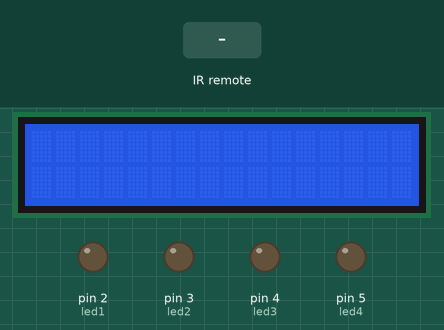
Simulated run of this sketch. Board: Arduino Uno, built with avr-gcc and run on an emulated ATmega328P. On the bench: 16×2 character LCD, output pins drawn as LEDs (lit = HIGH). The test bench sets the inputs (shaded band). What the sketch prints to the serial monitor is not drawn.

Above: at 1.7 s.
1.8 s: infrared code 0xFFA25D received
At 3.1 s:
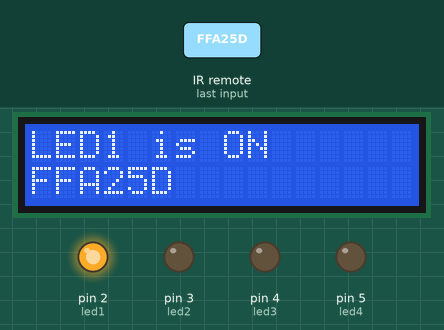
3.4 s: infrared code 0xFFE21D received
At 4.3 s:
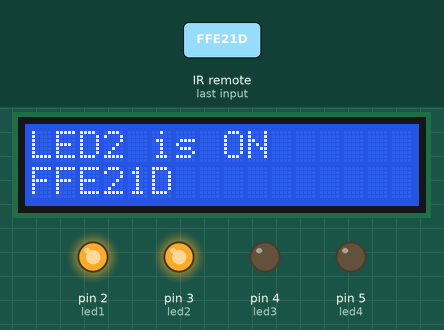
5.0 s: infrared code 0xFF629D received
At 5.6 s:
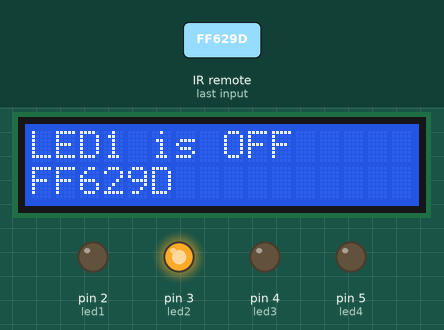
6.6 s: infrared code 0xFF02FD received
At 7.9 s:
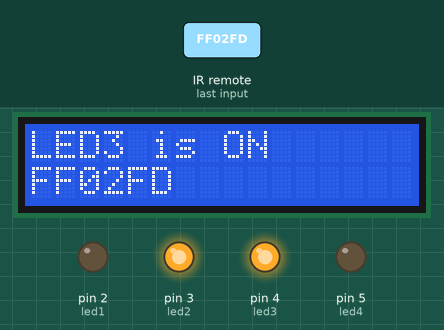
8.2 s: infrared code 0xFF22DD received
At 9.2 s:
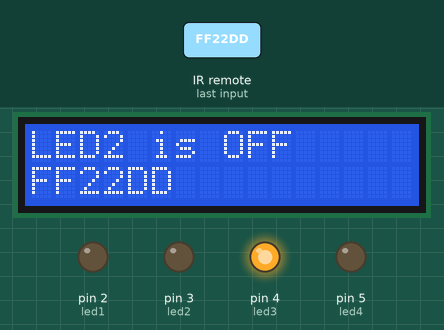
9.8 s: infrared code 0xFFE01F received
At 10.4 s:
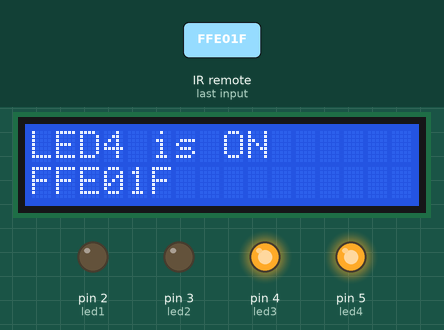
Timing chart, 0 to 12.4 s (numbered marks = the images above; inputs shaded):
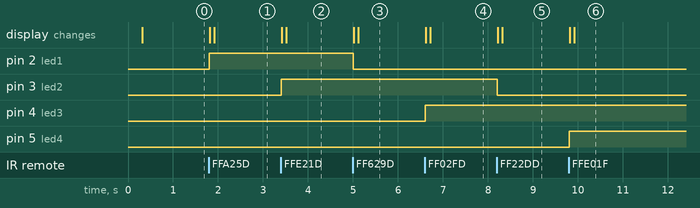

Measured:
- after the input at 1.8 s, pin 2 (led1): LOW → HIGH at once; the display: first changes at once (image 1 shows a later state)
- after the input at 3.4 s, pin 3 (led2): LOW → HIGH at once; the display: first changes at once (image 2 shows a later state)
- after the input at 5.0 s, pin 2 (led1): HIGH → LOW at once; the display: first changes at once (image 3 shows a later state)
- after the input at 6.6 s, pin 4 (led3): LOW → HIGH at once; the display: first changes at once (image 4 shows a later state)
- after the input at 8.2 s, pin 3 (led2): HIGH → LOW at once; the display: first changes at once (image 5 shows a later state)
- after the input at 9.8 s, pin 5 (led4): LOW → HIGH at once; the display: first changes at once (image 6 shows a later state)

The sketch:

AR01_remote_LCD.ino
```cpp
/*
 예제 8.2
 적외선 리모컨을 이용한 LED 제어
*/

// 적외선 리모컨 라이브러리를 불러온다.
#include <IRremote.h>
#include <LiquidCrystal_I2C.h>
LiquidCrystal_I2C lcd(0x27, 16, 2);
// 적외선 수신부가 연결될 핀을 설정한다.
int irPin = 11;

// LED에 연결된 핀을 설정한다.
int led1 = 2;
int led2 = 3;
int led3 = 4;
int led4 = 5;

// LED 제어용 코드 (리모컨에 맞게 수정한다)
long on1  = 0xFFA25D;
long off1 = 0xFF629D;
long on2  = 0xFFE21D;
long off2 = 0xFF22DD;
long on3  = 0xFF02FD;
long off3 = 0xFFC23D;
long on4  = 0xFFE01F;
long off4 = 0xFFA857;

// 적외선 수신부가 연결된 핀을 리모컨 수신 핀으로 설정한다.
IRrecv irrecv(irPin);

// 수신된 신호의 결과를 results 변수로 설정한다.
decode_results results;

void setup()
{
  // 시리얼 통신을 설정한다.
  Serial.begin(9600);

  // 적외선 리모컨 수신을 시작한다.
  irrecv.enableIRIn();

  // 13번 핀에 연결된 LED를 리모컨 수신시 점멸시킨다.
  irrecv.blink13(true);

  pinMode(led1, OUTPUT);
  pinMode(led2, OUTPUT);
  pinMode(led3, OUTPUT);
  pinMode(led4, OUTPUT);

  lcd.init();
  lcd.noBacklight();
  delay(250);
  lcd.backlight();
  delay(250);
}

void loop()
{
  // 수신된 코드가 있을 때 실행한다.
  if (irrecv.decode(&results)){
    // 0xFFFFFFFF 값을 제외하고 출력한다.
    if(results.value != 0xFFFFFFFF){
      // 수신된 코드가 on1과 같을 때
      if(results.value == on1){
      	digitalWrite(led1, HIGH);
        Serial.println("LED1 is ON");
        lcd.clear();
        lcd.setCursor(0,0);
        lcd.print("LED1 is ON");
        delay(100);
        lcd.setCursor(0,1);
        lcd.print(results.value, HEX);
      }
      // 수신된 코드가 off1과 같을 때
      if(results.value == off1){
      	digitalWrite(led1, LOW);
        Serial.println("LED1 is OFF");
        lcd.clear();
        lcd.setCursor(0,0);
        lcd.print("LED1 is OFF");
        delay(100);
        lcd.setCursor(0,1);
        lcd.print(results.value, HEX);
      }
      // 수신된 코드가 on2와 같을 때
      if(results.value == on2){
      	digitalWrite(led2, HIGH);
        Serial.println("LED2 is ON");
        lcd.clear();
        lcd.setCursor(0,0);
        lcd.print("LED2 is ON");
        delay(100);
        lcd.setCursor(0,1);
        lcd.print(results.value, HEX);
      }
      // 수신된 코드가 off2와 같을 때
      if(results.value == off2){
      	digitalWrite(led2, LOW);
        Serial.println("LED2 is OFF");
        lcd.clear();
        lcd.setCursor(0,0);
        lcd.print("LED2 is OFF");
        delay(100);
        lcd.setCursor(0,1);
        lcd.print(results.value, HEX);
      }
      // 수신된 코드가 on3와 같을 때
      if(results.value == on3){
      	digitalWrite(led3, HIGH);
        Serial.println("LED3 is ON");
        lcd.clear();
        lcd.setCursor(0,0);
        lcd.print("LED3 is ON");
        delay(100);
        lcd.setCursor(0,1);
        lcd.print(results.value, HEX);
      }
      // 수신된 코드가 off3와 같을 때
      if(results.value == off3){
      	digitalWrite(led3, LOW);
        Serial.println("LED3 is OFF");
        lcd.clear();
        lcd.setCursor(0,0);
        lcd.print("LED3 is OFF");
        delay(100);
        lcd.setCursor(0,1);
        lcd.print(results.value, HEX);
      }
    // 수신된 코드가 on4와 같을 때
      if(results.value == on4){
      	digitalWrite(led4, HIGH);
        Serial.println("LED4 is ON");
        lcd.clear();
        lcd.setCursor(0,0);
        lcd.print("LED4 is ON");
        delay(100);
        lcd.setCursor(0,1);
        lcd.print(results.value, HEX);
      }
    // 수신된 코드가 off4와 같을 때
      if(results.value == off4){
      	digitalWrite(led4, LOW);
        Serial.println("LED4 is OFF");
        lcd.clear();
        lcd.setCursor(0,0);
        lcd.print("LED4 is OFF");
        delay(100);
        lcd.setCursor(0,1);
        lcd.print(results.value, HEX);
      }
    };
    // 다음 수신을 위해서 준비한다.
    irrecv.resume();
  }
}
```
